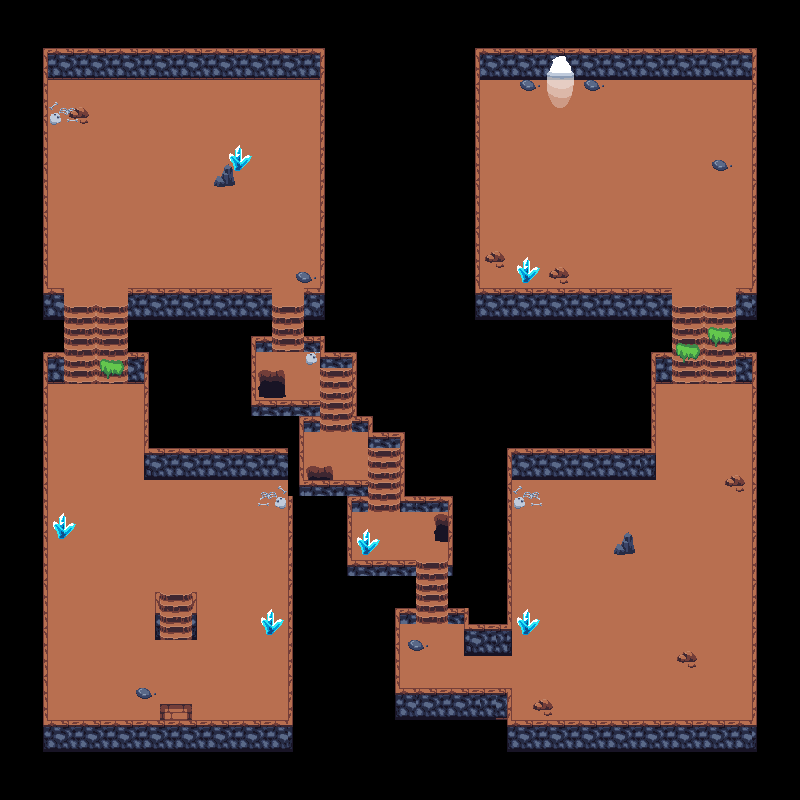

The image is a tile-based game level rendered from a .tmx file. Its description and source (layers, tilesets, objects; grid data summarised) follow:
An orthogonal 50x50 tile map with 16x16 px tiles, 5 tile layers (Floor, Stairs, Walls, Decorations, ...) and 72 objects (62x collision, spawn1_dungeon, exit1_dungeon, exit2_dungeon, enter2_dungeon, ...).

<map version="1.9" tiledversion="1.9.1" orientation="orthogonal" renderorder="right-down" width="50" height="50" tilewidth="16" tileheight="16" infinite="0" nextlayerid="8" nextobjectid="109">
 <tileset firstgid="1" source="dungeon.tsx" />
 <layer id="1" name="Floor" width="50" height="50">
  <data>[2500 cells, 1264 non-empty, 15 distinct tile ids]</data>
 </layer>
 <layer id="2" name="Stairs" width="50" height="50">
  <data>[2500 cells, 76 non-empty, 4 distinct tile ids]</data>
 </layer>
 <layer id="3" name="Walls" width="50" height="50">
  <data>[2500 cells, 494 non-empty, 36 distinct tile ids]</data>
 </layer>
 <layer id="4" name="Decorations" width="50" height="50">
  <data>[2500 cells, 77 non-empty, 22 distinct tile ids]</data>
 </layer>
 <layer id="5" name="Decorations 2" width="50" height="50">
  <data>[2500 cells, 24 non-empty, 22 distinct tile ids]</data>
 </layer>
 <objectgroup id="6" name="Objects">
  <object id="1" name="collision" x="484" y="250.909" width="22.1818" height="17.0909" />
  <object id="4" name="collision" x="484" y="250.909" width="22.1818" height="17.0909" />
  <object id="3" name="collision" x="512.364" y="259.273" width="27.6364" height="25.6364" />
  <object id="7" name="collision" x="546.364" y="267.273" width="22.7273" height="16.5455" />
  <object id="8" name="collision" x="723.667" y="475.333" width="21" height="17" />
  <object id="11" name="collision" x="675.667" y="651.333" width="21.6667" height="17.3333" />
  <object id="12" name="collision" x="513.667" y="611.333" width="24.3333" height="25.6667" />
  <object id="13" name="collision" x="259.333" y="611.667" width="24.6667" height="25.6667" />
  <object id="14" name="collision" x="49.3333" y="515" width="26.3333" height="28" />
  <object id="15" name="collision" x="69.3333" y="108.333" width="19.6667" height="15" />
  <object id="16" name="collision" x="227.333" y="146" width="24.6667" height="26.3333" />
  <object id="17" name="collision" x="213" y="164.667" width="23.6667" height="22.3333" />
  <object id="18" name="collision" x="43" y="48.5" width="282" height="30" />
  <object id="21" name="collision" x="128" y="288" width="144" height="32" />
  <object id="23" name="collision" x="320" y="78.5" width="5.5" height="241.5" />
  <object id="25" name="collision" x="144" y="352" width="4.5" height="127.5" />
  <object id="26" name="collision" x="149.5" y="448" width="143" height="32.5" />
  <object id="27" name="collision" x="288" y="480" width="5" height="272" />
  <object id="28" name="collision" x="48" y="720" width="240" height="32" />
  <object id="31" name="collision" x="48" y="288" width="16" height="96" />
  <object id="32" name="collision" x="128" y="320" width="16" height="64" />
  <object id="34" name="collision" x="256" y="320" width="16" height="32" />
  <object id="35" name="collision" x="304" y="288" width="16" height="64" />
  <object id="36" name="collision" x="251.5" y="336" width="4.5" height="79.5" />
  <object id="37" name="collision" x="256" y="400" width="64" height="16" />
  <object id="40" name="collision" x="480" y="48" width="272" height="32" />
  <object id="41" name="collision" x="474" y="48" width="6" height="272" />
  <object id="42" name="collision" x="752" y="48" width="5.33333" height="704" />
  <object id="43" name="collision" x="43.3333" y="80" width="4.66667" height="672.667" />
  <object id="46" name="collision" x="512" y="720" width="240" height="32" />
  <object id="48" name="collision" x="512" y="448" width="144" height="32" />
  <object id="49" name="collision" x="650.667" y="352" width="5.33333" height="95.3333" />
  <object id="50" name="collision" x="736" y="288" width="16" height="96" />
  <object id="51" name="collision" x="656" y="288" width="16" height="96" />
  <object id="52" name="collision" x="480" y="288" width="176" height="32" />
  <object id="55" name="spawn1_dungeon" x="176" y="704">
   <point />
  </object>
  <object id="58" name="collision" x="612.667" y="532.667" width="22" height="23.3333" />
  <object id="59" name="collision" x="533.333" y="698" width="19.3333" height="18" />
  <object id="62" name="collision" x="256.667" y="373.333" width="25.3333" height="26.6667" />
  <object id="63" name="collision" x="326" y="351.333" width="30.6667" height="16.6667" />
  <object id="64" name="collision" x="352" y="368" width="4" height="64.6667" />
  <object id="65" name="collision" x="352" y="416" width="20" height="16" />
  <object id="66" name="collision" x="368" y="432" width="36" height="16" />
  <object id="67" name="collision" x="400" y="448" width="4.66667" height="48.6667" />
  <object id="68" name="collision" x="400" y="496" width="52" height="16" />
  <object id="72" name="collision" x="448" y="608" width="20.6667" height="15.3333" />
  <object id="73" name="collision" x="448" y="512" width="4.66667" height="94.6667" />
  <object id="74" name="collision" x="464" y="624" width="42" height="32" />
  <object id="75" name="collision" x="400" y="688" width="106" height="31.3333" />
  <object id="76" name="collision" x="400" y="560" width="16" height="64" />
  <object id="77" name="collision" x="395.333" y="608" width="4.66667" height="111.333" />
  <object id="79" name="collision" x="352" y="560" width="48" height="16" />
  <object id="80" name="collision" x="347.333" y="496" width="4.66667" height="80" />
  <object id="81" name="collision" x="352" y="496" width="16" height="16" />
  <object id="82" name="collision" x="299.333" y="480" width="68.6667" height="16.6667" />
  <object id="83" name="collision" x="304" y="416" width="16" height="16" />
  <object id="84" name="collision" x="299.333" y="416" width="4.66667" height="64" />
  <object id="88" name="collision" x="353.333" y="532" width="24" height="28.6667" />
  <object id="89" name="collision" x="320" y="336" width="6" height="32" />
  <object id="90" name="collision" x="507.333" y="448" width="4.66667" height="208" />
  <object id="91" name="collision" x="506.667" y="688" width="5.33333" height="64" />
  <object id="94" name="collision" x="305.333" y="468" width="24.6667" height="11.3333" />
  <object id="95" name="collision" x="436" y="513.333" width="11.3333" height="27.3333" />
  <object id="106" name="exit1_dungeon" x="160" y="608" width="32" height="16" />
  <object id="107" name="exit2_dungeon" x="544" y="80" width="32" height="16" />
  <object id="108" name="enter2_dungeon" x="560" y="128">
   <point />
  </object>
 </objectgroup>
 <objectgroup id="7" name="NPCPaths">
  <object id="96" name="boss_path1" x="592" y="96" width="16" height="16" />
  <object id="97" name="boss_path2" x="720" y="96" width="16" height="16" />
  <object id="98" name="boss_path3" x="720" y="224" width="16" height="16" />
  <object id="99" name="boss_path4" x="528" y="224" width="16" height="16" />
  <object id="101" name="boss_path5" x="528" y="144" width="16" height="16" />
  <object id="102" name="boss_path6" x="592" y="144" width="16" height="16" />
 </objectgroup>
</map>
